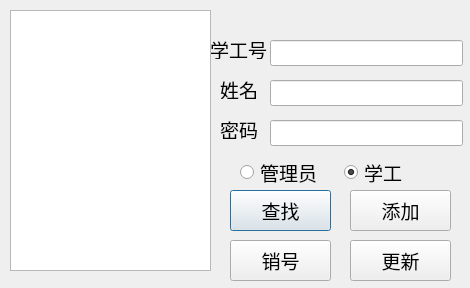
<?xml version="1.0" encoding="UTF-8"?>
<ui version="4.0">
 <class>Admin_sinfo</class>
 <widget class="QDialog" name="Admin_sinfo">
  <property name="geometry">
   <rect>
    <x>0</x>
    <y>0</y>
    <width>470</width>
    <height>288</height>
   </rect>
  </property>
  <property name="minimumSize">
   <size>
    <width>470</width>
    <height>288</height>
   </size>
  </property>
  <property name="maximumSize">
   <size>
    <width>470</width>
    <height>288</height>
   </size>
  </property>
  <property name="font">
   <font>
    <family>新宋体</family>
    <pointsize>14</pointsize>
   </font>
  </property>
  <property name="windowTitle">
   <string>Dialog</string>
  </property>
  <widget class="QTextEdit" name="textEdit">
   <property name="geometry">
    <rect>
     <x>10</x>
     <y>10</y>
     <width>201</width>
     <height>261</height>
    </rect>
   </property>
   <property name="font">
    <font>
     <pointsize>9</pointsize>
    </font>
   </property>
  </widget>
  <widget class="QLineEdit" name="userlineEdit">
   <property name="geometry">
    <rect>
     <x>270</x>
     <y>40</y>
     <width>193</width>
     <height>26</height>
    </rect>
   </property>
  </widget>
  <widget class="QLabel" name="label_2">
   <property name="geometry">
    <rect>
     <x>210</x>
     <y>40</y>
     <width>61</width>
     <height>19</height>
    </rect>
   </property>
   <property name="text">
    <string>学工号：</string>
   </property>
   <property name="buddy">
    <cstring>userlineEdit</cstring>
   </property>
  </widget>
  <widget class="QPushButton" name="pushButton_2">
   <property name="geometry">
    <rect>
     <x>230</x>
     <y>190</y>
     <width>101</width>
     <height>41</height>
    </rect>
   </property>
   <property name="text">
    <string>查找</string>
   </property>
  </widget>
  <widget class="QLabel" name="label_8">
   <property name="geometry">
    <rect>
     <x>220</x>
     <y>120</y>
     <width>51</width>
     <height>19</height>
    </rect>
   </property>
   <property name="text">
    <string>密码</string>
   </property>
   <property name="buddy">
    <cstring>userlineEdit_2</cstring>
   </property>
  </widget>
  <widget class="QLabel" name="label_5">
   <property name="geometry">
    <rect>
     <x>220</x>
     <y>80</y>
     <width>51</width>
     <height>19</height>
    </rect>
   </property>
   <property name="text">
    <string>姓名</string>
   </property>
   <property name="buddy">
    <cstring>userlineEdit_3</cstring>
   </property>
  </widget>
  <widget class="QLineEdit" name="userlineEdit_2">
   <property name="geometry">
    <rect>
     <x>270</x>
     <y>120</y>
     <width>193</width>
     <height>26</height>
    </rect>
   </property>
  </widget>
  <widget class="QLineEdit" name="userlineEdit_3">
   <property name="geometry">
    <rect>
     <x>270</x>
     <y>80</y>
     <width>193</width>
     <height>26</height>
    </rect>
   </property>
  </widget>
  <widget class="QPushButton" name="pushButton">
   <property name="geometry">
    <rect>
     <x>350</x>
     <y>190</y>
     <width>101</width>
     <height>41</height>
    </rect>
   </property>
   <property name="text">
    <string>添加</string>
   </property>
  </widget>
  <widget class="QPushButton" name="pushButton_3">
   <property name="geometry">
    <rect>
     <x>230</x>
     <y>240</y>
     <width>101</width>
     <height>41</height>
    </rect>
   </property>
   <property name="text">
    <string>销号</string>
   </property>
  </widget>
  <widget class="QPushButton" name="pushButton_4">
   <property name="geometry">
    <rect>
     <x>350</x>
     <y>240</y>
     <width>101</width>
     <height>41</height>
    </rect>
   </property>
   <property name="text">
    <string>更新</string>
   </property>
  </widget>
  <widget class="QWidget" name="layoutWidget">
   <property name="geometry">
    <rect>
     <x>240</x>
     <y>160</y>
     <width>201</width>
     <height>25</height>
    </rect>
   </property>
   <layout class="QHBoxLayout" name="horizontalLayout">
    <item>
     <widget class="QRadioButton" name="radioButton">
      <property name="text">
       <string>管理员</string>
      </property>
     </widget>
    </item>
    <item>
     <widget class="QRadioButton" name="radioButton_2">
      <property name="text">
       <string>学工</string>
      </property>
      <property name="checked">
       <bool>true</bool>
      </property>
     </widget>
    </item>
   </layout>
  </widget>
 </widget>
 <resources/>
 <connections/>
</ui>
